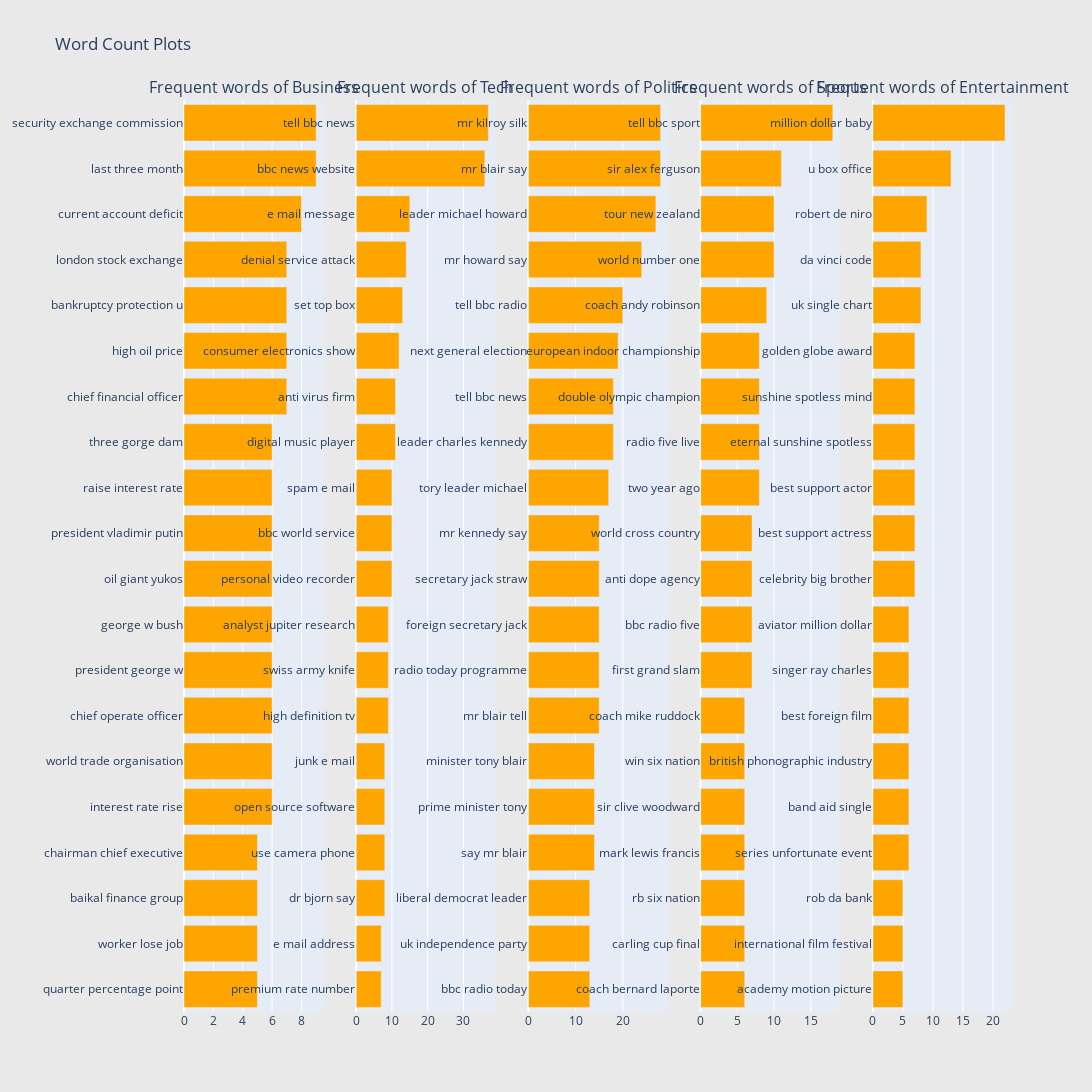

Notebook code for this chart:
### Code cell
print("Tri-gram analysis")

plot_grams(
    freq_train_df_business,
    freq_train_df_tech,
    freq_train_df_politics,
    freq_train_df_sport,
    freq_train_df_entertainment
)

### Figure 1 — Plotly figure (JSON) as saved in the notebook; plotly's stock layout.template omitted (floating-point values rounded to 4 significant figures)
{"data": [{"marker": {"color": "orange"}, "orientation": "h", "showlegend": false, "type": "bar", "x": [5, 5, 5, 5, 6, 6, 6, 6, 6, 6, 6, 6, 6, 7, 7, 7, 7, 8, 9, 9], "xaxis": "x", "y": ["quarter percentage point", "worker lose job", "baikal finance group", "chairman chief executive", "interest rate rise", "world trade organisation", "chief operate officer", "president george w", "george w bush", "oil giant yukos", "president vladimir putin", "raise interest rate", "three gorge dam", "chief financial officer", "high oil price", "bankruptcy protection u", "london stock exchange", "current account deficit", "last three month", "security exchange commission"], "yaxis": "y"}, {"marker": {"color": "orange"}, "orientation": "h", "showlegend": false, "type": "bar", "x": [7, 7, 8, 8, 8, 8, 9, 9, 9, 10, 10, 10, 11, 11, 12, 13, 14, 15, 36, 37], "xaxis": "x2", "y": ["premium rate number", "e mail address", "dr bjorn say", "use camera phone", "open source software", "junk e mail", "high definition tv", "swiss army knife", "analyst jupiter research", "personal video recorder", "bbc world service", "spam e mail", "digital music player", "anti virus firm", "consumer electronics show", "set top box", "denial service attack", "e mail message", "bbc news website", "tell bbc news"], "yaxis": "y2"}, {"marker": {"color": "orange"}, "orientation": "h", "showlegend": false, "type": "bar", "x": [13, 13, 13, 14, 14, 14, 15, 15, 15, 15, 15, 17, 18, 18, 19, 20, 24, 27, 28, 28], "xaxis": "x3", "y": ["bbc radio today", "uk independence party", "liberal democrat leader", "say mr blair", "prime minister tony", "minister tony blair", "mr blair tell", "radio today programme", "foreign secretary jack", "secretary jack straw", "mr kennedy say", "tory leader michael", "leader charles kennedy", "tell bbc news", "next general election", "tell bbc radio", "mr howard say", "leader michael howard", "mr blair say", "mr kilroy silk"], "yaxis": "y3"}, {"marker": {"color": "orange"}, "orientation": "h", "showlegend": false, "type": "bar", "x": [6, 6, 6, 6, 6, 6, 6, 7, 7, 7, 7, 8, 8, 8, 8, 9, 10, 10, 11, 18], "xaxis": "x4", "y": ["coach bernard laporte", "carling cup final", "rb six nation", "mark lewis francis", "sir clive woodward", "win six nation", "coach mike ruddock", "first grand slam", "bbc radio five", "anti dope agency", "world cross country", "two year ago", "radio five live", "double olympic champion", "european indoor championship", "coach andy robinson", "world number one", "tour new zealand", "sir alex ferguson", "tell bbc sport"], "yaxis": "y4"}, {"marker": {"color": "orange"}, "orientation": "h", "showlegend": false, "type": "bar", "x": [5, 5, 5, 6, 6, 6, 6, 6, 6, 7, 7, 7, 7, 7, 7, 8, 8, 9, 13, 22], "xaxis": "x5", "y": ["academy motion picture", "international film festival", "rob da bank", "series unfortunate event", "band aid single", "british phonographic industry", "best foreign film", "singer ray charles", "aviator million dollar", "celebrity big brother", "best support actress", "best support actor", "eternal sunshine spotless", "sunshine spotless mind", "golden globe award", "uk single chart", "da vinci code", "robert de niro", "u box office", "million dollar baby"], "yaxis": "y5"}], "layout": {"annotations": [{"font": {"size": 16}, "showarrow": false, "text": "Frequent words of Business", "x": 0.084, "xanchor": "center", "xref": "paper", "y": 1, "yanchor": "bottom", "yref": "paper"}, {"font": {"size": 16}, "showarrow": false, "text": "Frequent words of Tech", "x": 0.292, "xanchor": "center", "xref": "paper", "y": 1, "yanchor": "bottom", "yref": "paper"}, {"font": {"size": 16}, "showarrow": false, "text": "Frequent words of Politics", "x": 0.5, "xanchor": "center", "xref": "paper", "y": 1, "yanchor": "bottom", "yref": "paper"}, {"font": {"size": 16}, "showarrow": false, "text": "Frequent words of Sports", "x": 0.708, "xanchor": "center", "xref": "paper", "y": 1, "yanchor": "bottom", "yref": "paper"}, {"font": {"size": 16}, "showarrow": false, "text": "Frequent words of Entertainment", "x": 0.916, "xanchor": "center", "xref": "paper", "y": 1, "yanchor": "bottom", "yref": "paper"}], "height": 1200, "paper_bgcolor": "rgb(233,233,233)", "title": {"text": "Word Count Plots"}, "width": 2000, "xaxis": {"anchor": "y", "domain": [0, 0.168]}, "xaxis2": {"anchor": "y2", "domain": [0.208, 0.376]}, "xaxis3": {"anchor": "y3", "domain": [0.416, 0.584]}, "xaxis4": {"anchor": "y4", "domain": [0.624, 0.792]}, "xaxis5": {"anchor": "y5", "domain": [0.832, 1]}, "yaxis": {"anchor": "x", "domain": [0, 1]}, "yaxis2": {"anchor": "x2", "domain": [0, 1]}, "yaxis3": {"anchor": "x3", "domain": [0, 1]}, "yaxis4": {"anchor": "x4", "domain": [0, 1]}, "yaxis5": {"anchor": "x5", "domain": [0, 1]}}}
